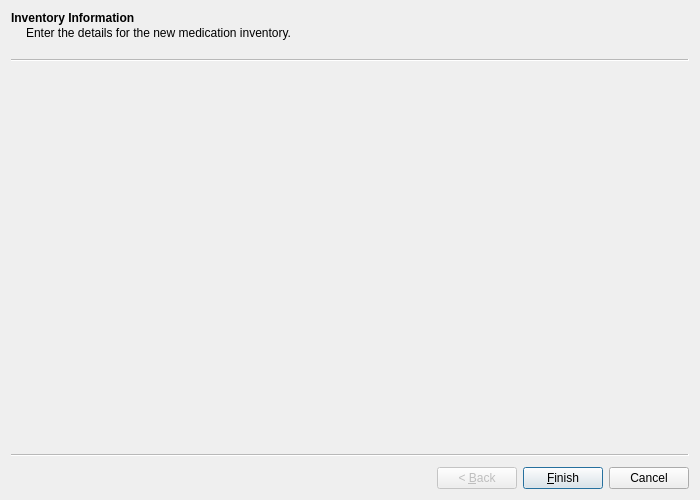
<?xml version="1.0" encoding="UTF-8"?>
<ui version="4.0">
 <class>ShipmentWizard</class>
 <widget class="QWizard" name="ShipmentWizard">
  <property name="geometry">
   <rect>
    <x>0</x>
    <y>0</y>
    <width>700</width>
    <height>500</height>
   </rect>
  </property>
  <property name="sizePolicy">
   <sizepolicy hsizetype="Fixed" vsizetype="Fixed">
    <horstretch>0</horstretch>
    <verstretch>0</verstretch>
   </sizepolicy>
  </property>
  <property name="minimumSize">
   <size>
    <width>700</width>
    <height>500</height>
   </size>
  </property>
  <property name="maximumSize">
   <size>
    <width>700</width>
    <height>500</height>
   </size>
  </property>
  <property name="windowTitle">
   <string notr="true">New Inventory Wizard</string>
  </property>
  <widget class="Shipment_00" name="page0">
   <property name="title">
    <string notr="true">Inventory Information</string>
   </property>
   <property name="subTitle">
    <string notr="true">Enter the details for the new medication inventory.</string>
   </property>
  </widget>
 </widget>
 <customwidgets>
  <customwidget>
   <class>Shipment_00</class>
   <extends>QWizardPage</extends>
   <header location="global">shipment_00.h</header>
   <container>1</container>
  </customwidget>
 </customwidgets>
 <resources/>
 <connections/>
</ui>
